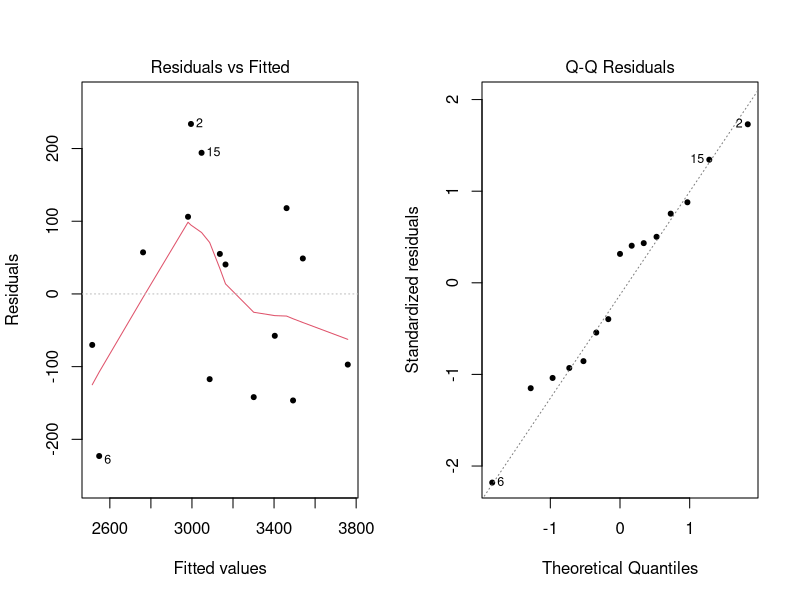

Reproduce this figure in R.

baby<-read.csv("../Data/NeoWeight.csv",row.names = 1)
Weight<-baby$Weight
MWeight<-baby$MWeight
MAge<-baby$MAge
Period<-baby$Period
Smoking<-baby$Smoking
fit<-lm(Weight ~MWeight +MAge+Period+Smoking , data=baby)
summary(fit)

cor(baby)
par(mfrow=c(1,2))
plot(fit,which=1:2,pch=20)
#上記は（１）の回答である

par(mfrow=c(1,1))
summary(fit)$coef
confint(fit)
# 回帰係数の検定において，有意水準 5%で有意となった説明
#変数を答えよ:MWeight,MAge,Period

AIC(fit)
fit.null<-lm(Weight~1,data=baby)
fit.full<-lm(Weight~.,data=baby)
step(fit.null,list(lower=fit.null,upper=fit.full))
step(fit.full,list(lower=fit.null,upper=fit.full))

#(3) どの説明変数の組み合わせが最適化を変数増減法を用いて求
#めよ
